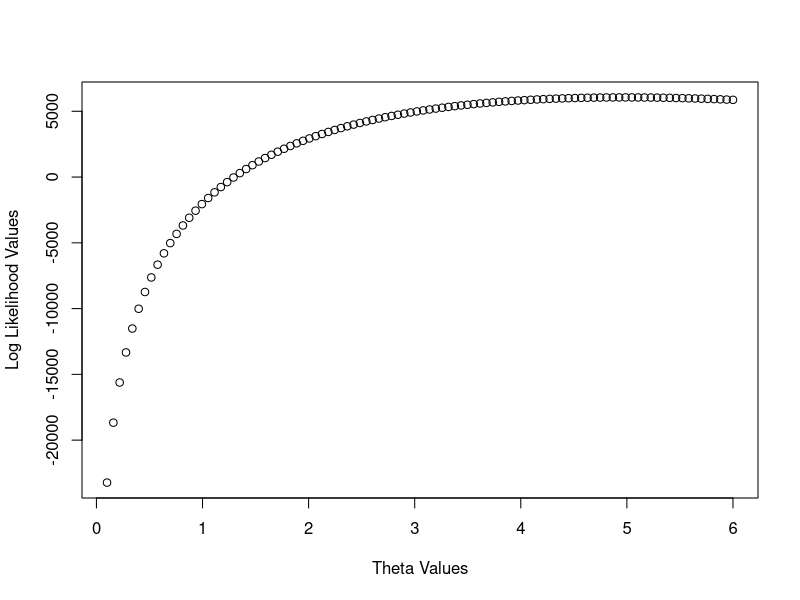
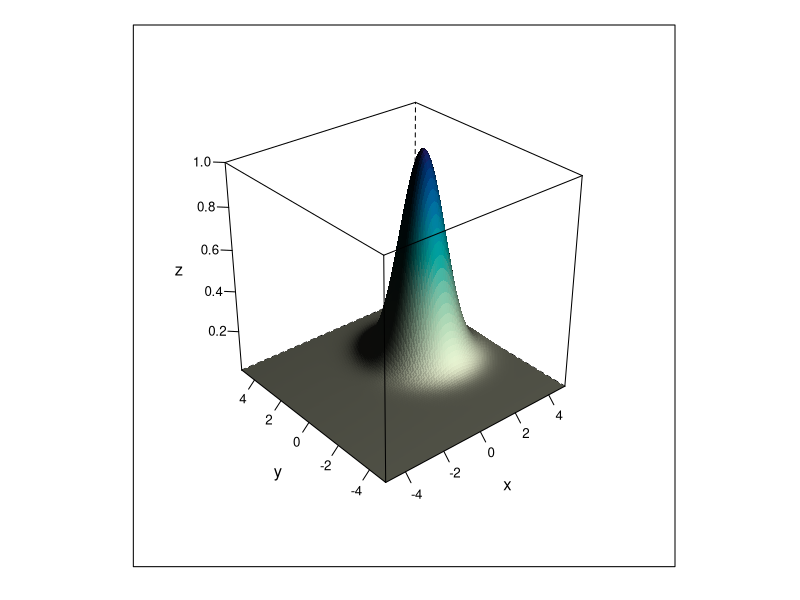
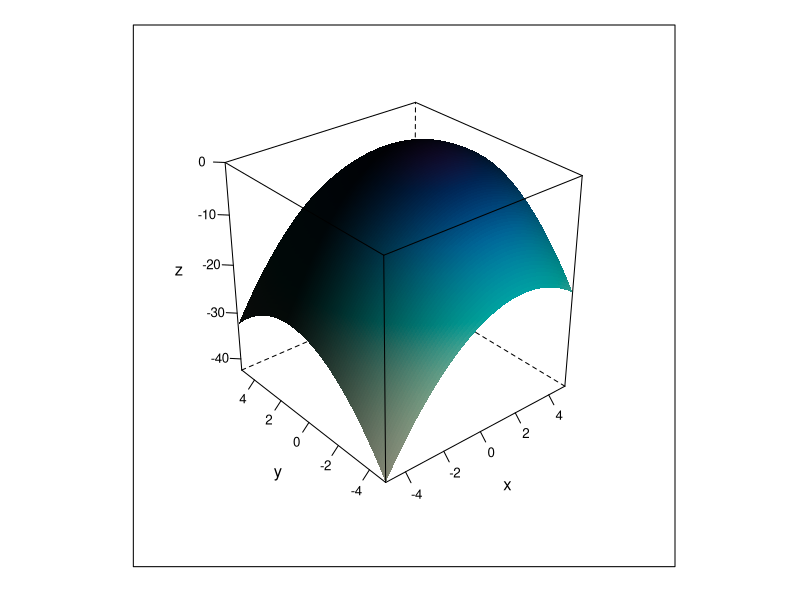

Write the R code that produced these figures, in order.
## ---- chunk 1
knitr::opts_chunk$set(echo = TRUE)


## ---- chunk 2
library(formatR)
set.seed(5)
x <- rexp(10000, 5)
## ---- chunk 3
exp.ll <- function(theta,x){
  n <- length(x)
  log_likelihood <- n * log(theta) - theta* sum(x)
  return(log_likelihood)
}
## ---- chunk 4
theta_values <- seq(0.1, 6, length.out = 100)
log_ll_val <- exp.ll(theta_values, x)


plot(theta_values,log_ll_val, xlab = "Theta Values", ylab = "Log Likelihood Values")

## ---- chunk 5
mle <- function(i){
  n <- length(i)
  theta_hat <- n / (sum(i))
  return(theta_hat)
}

theta_hat <- mle(x)

log_val1 <- exp.ll(theta_hat, x)
log_val2 <- exp.ll(6, x)



likelihood_ratio <- log_val1 - log_val2
likelihood_ratio

## ---- chunk 6


# Maximum Likelihood Estimation using optim
mle.fit <- optim(
  par = c(1),              # Starting values for the parameters
  fn = exp.ll,             # Function to minimize (log-likelihood)
  x = x,
  method = "BFGS",            # Optimization method (Broyden–Fletcher–Goldfarb–Shanno algorithm)
  control = list(
    trace = TRUE,             # Show optimization progress
    maxit = 1000,             # Maximum number of iterations
    fnscale = -1              # Negate the function to maximize instead of minimize
  ),
  hessian = TRUE              # Return the Hessian matrix
)

# Check for convergence issues
if (mle.fit$convergence != 0) {
  print("WARNING: Convergence Problems; Try again!")
}
## ---- chunk 7
mle.fit$par

## ---- chunk 8
mvn <- function(xy) {
    x <- xy[1]
    y <- xy[2]
    z <- exp(-0.5 * ((x - 2)^2 + (y - 1)^2))
    return(z)
}

# install.packages('lattice')
library(lattice)

y <- x <- seq(-5, 5, by = 0.1)
grid <- expand.grid(x, y)
names(grid) <- c("x", "y")
grid$z <- apply(grid, 1, mvn)

wireframe(z ~ x + y, data = grid, shade = TRUE, light.source = c(10, 0, 10), scales = list(arrows = FALSE))
## ---- chunk 9
# Maximum Likelihood Estimation using optim
mle.fit_b1 <- optim(
  par = c(1, 0),              # Starting values for the parameters
  fn = mvn,             # Function to minimize (log-likelihood)
  method = "BFGS",            # Optimization method (Broyden–Fletcher–Goldfarb–Shanno algorithm)
  control = list(
    trace = TRUE,             # Show optimization progress
    maxit = 1000,             # Maximum number of iterations
    fnscale = -1              # Negate the function to maximize instead of minimize
  ),
  hessian = TRUE              # Return the Hessian matrix
)

# Check for convergence issues
if (mle.fit_b1$convergence != 0) {
  print("WARNING: Convergence Problems; Try again!")
}
## ---- chunk 10
mle.fit_b1$par
## ---- chunk 11
# Maximum Likelihood Estimation using optim
mle.fit_b2 <- optim(
  par = c(5, 5),              # Starting values for the parameters
  fn = mvn,             # Function to minimize (log-likelihood)
  method = "BFGS",            # Optimization method (Broyden–Fletcher–Goldfarb–Shanno algorithm)
  control = list(
    trace = TRUE,             # Show optimization progress
    maxit = 1000,             # Maximum number of iterations
    fnscale = -1              # Negate the function to maximize instead of minimize
  ),
  hessian = TRUE              # Return the Hessian matrix
)

# Check for convergence issues
if (mle.fit_b2$convergence != 0) {
  print("WARNING: Convergence Problems; Try again!")
}

## ---- chunk 12
mle.fit_b2$par
## ---- chunk 13
mvn_log <- function(xy) {
    x <- xy[1]
    y <- xy[2]
    z <- log(exp(-0.5 * ((x - 2)^2 + (y - 1)^2)))
    return(z)
}


y <- x <- seq(-5, 5, by = 0.1)
grid <- expand.grid(x, y)
names(grid) <- c("x", "y")
grid$z <- apply(grid, 1, mvn_log)

wireframe(z ~ x + y, data = grid, shade = TRUE, light.source = c(10, 0, 10), scales = list(arrows = FALSE))
## ---- chunk 14
# Maximum Likelihood Estimation using optim
mle.fit_b3 <- optim(
  par = c(1, 0),              # Starting values for the parameters
  fn = mvn_log,             # Function to minimize (log-likelihood)
  method = "BFGS",            # Optimization method (Broyden–Fletcher–Goldfarb–Shanno algorithm)
  control = list(
    trace = TRUE,             # Show optimization progress
    maxit = 1000,             # Maximum number of iterations
    fnscale = -1              # Negate the function to maximize instead of minimize
  ),
  hessian = TRUE              # Return the Hessian matrix
)

# Check for convergence issues
if (mle.fit_b3$convergence != 0) {
  print("WARNING: Convergence Problems; Try again!")
}


## ---- chunk 15
mle.fit_b3$par
## ---- chunk 16
mle.fit_b4 <- optim(
  par = c(5, 5),              # Starting values for the parameters
  fn = mvn_log,             # Function to minimize (log-likelihood)
  method = "BFGS",            # Optimization method (Broyden–Fletcher–Goldfarb–Shanno algorithm)
  control = list(
    trace = TRUE,             # Show optimization progress
    maxit = 1000,             # Maximum number of iterations
    fnscale = -1              # Negate the function to maximize instead of minimize
  ),
  hessian = TRUE              # Return the Hessian matrix
)

# Check for convergence issues
if (mle.fit_b4$convergence != 0) {
  print("WARNING: Convergence Problems; Try again!")
}

## ---- chunk 17
mle.fit_b4$par
